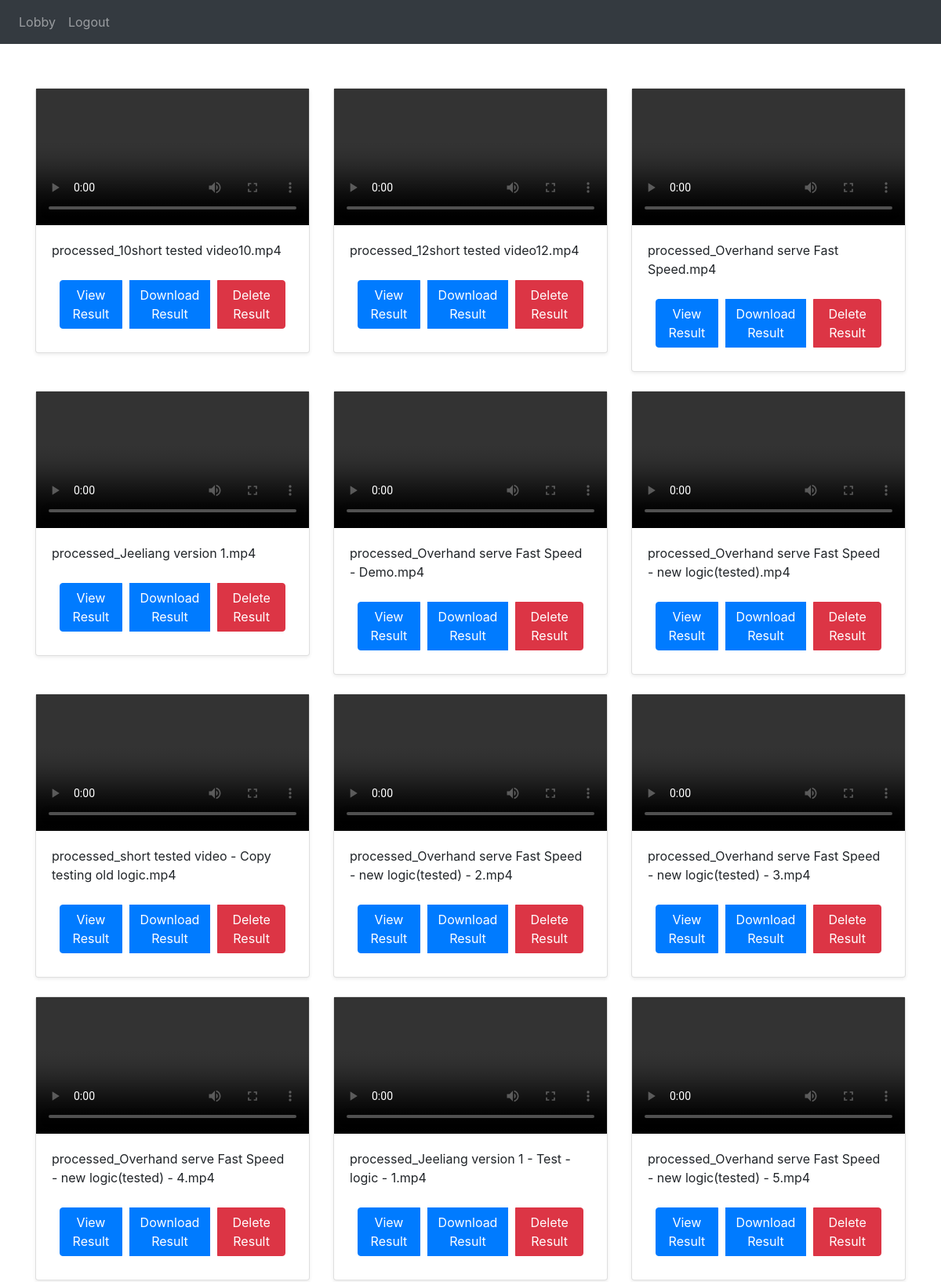
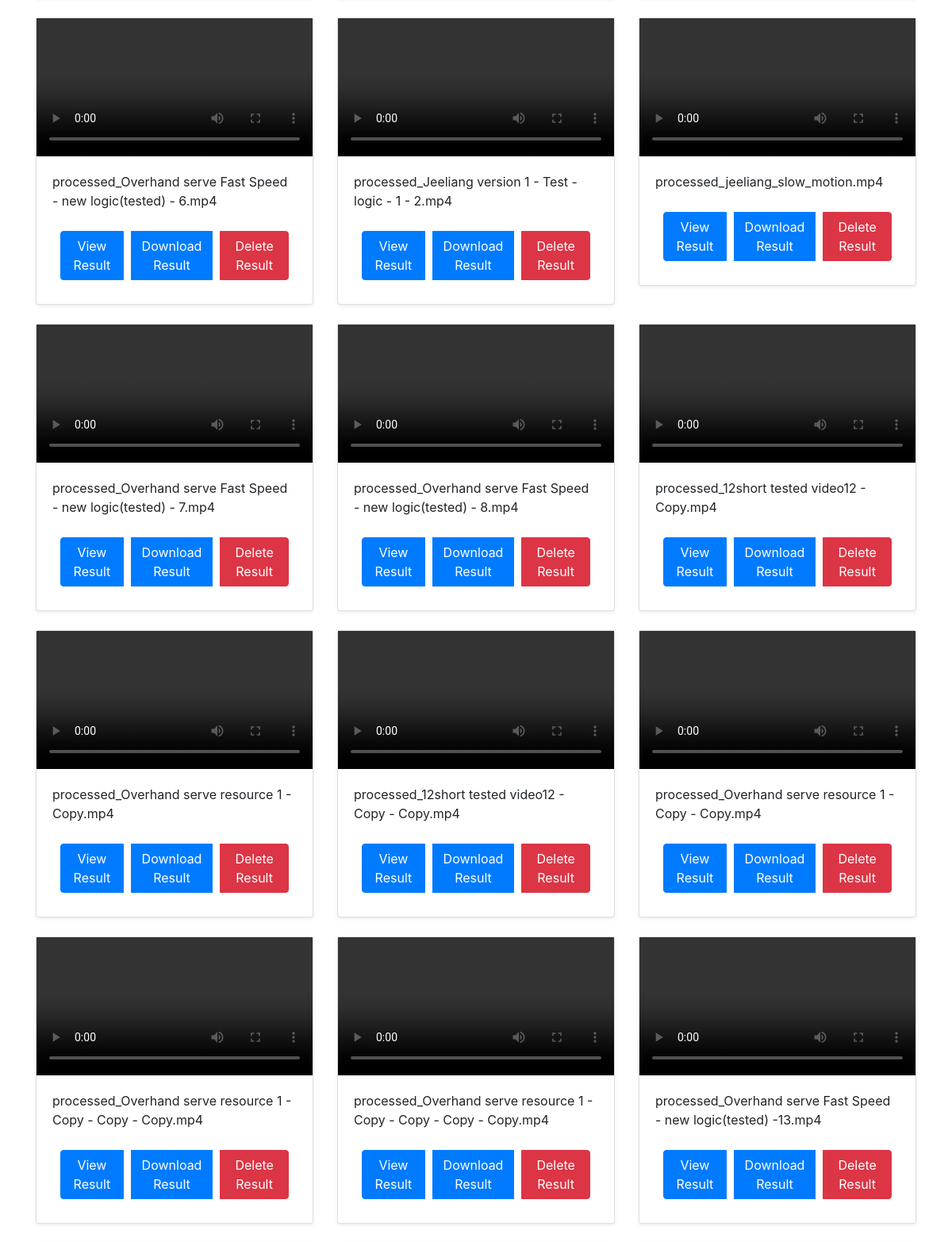
/analyzed-results (signed in, upper part), run on the app's committed database (2 pictures, top to bottom).
### website/models.py (models this page shows)
class ProcessedVideo(db.Model):
    id = db.Column(db.Integer, primary_key=True)
    filename = db.Column(db.String(150), unique=True)
    filepath = db.Column(db.String(255))
    date_processed = db.Column(db.DateTime(timezone=True), default=func.now())
    original_video_id = db.Column(db.Integer, db.ForeignKey('video.id'))

### website/views.py (the view)
@views.route('/analyzed-results')
@login_required
def analyzed_results():
    processed_videos = ProcessedVideo.query.join(Video, ProcessedVideo.original_video_id == Video.id)\
                                           .filter(Video.user_id == current_user.id).all()
    return render_template('analyzed_result.html', processed_videos=processed_videos)

### website/__init__.py (called while the page is built)
def create_app():
    app = Flask(__name__)
    app.config['SECRET_KEY'] = 'hjshjhdjah kjshkjdhjs'
    app.config['SQLALCHEMY_DATABASE_URI'] = f'sqlite:///{DB_NAME}'
    db.init_app(app)
    migrate.init_app(app, db)
    from .views import views
    from .auth import auth
    app.register_blueprint(views, url_prefix='/')
    app.register_blueprint(auth, url_prefix='/')
    from .models import User, Video
    with app.app_context():
        db.create_all()
    login_manager = LoginManager()
    login_manager.login_view = 'auth.login'
    login_manager.init_app(app)
    @login_manager.user_loader
    def load_user(id):
        return User.query.get(int(id))
    return app

### website/views.py (called while the page is built)
@views.context_processor
def inject_user():
    return dict(user=current_user)

@views.before_app_request
def before_request():
    global UPLOAD_FOLDER, DETECTED_FOLDER
    UPLOAD_FOLDER = os.path.join(current_app.root_path, 'static', 'uploads')
    DETECTED_FOLDER = os.path.join(current_app.root_path, 'static', 'results')

### website/templates/analyzed_result.html (shortened to what this page needs)
{% extends "base.html" %}
{% block content %}
<h1 align="center" style="color: white;">Analyzed Results</h1>
<div class="row">
  {% for video in processed_videos %}
  <div class="col-md-4">
    <div class="card mb-4 shadow-sm">
      <video width="100%" controls>
        <source src="{{ url_for('views.download_file', filename=video.filename) }}" type="video/mp4">
      </video>
      <div class="card-body">
        <p class="card-text">{{ video.filename }}</p>
        <div class="btn-group">
          <a href="{{ url_for('views.result', filename=video.filename) }}" class="btn btn-primary">View Result</a>
          <a href="{{ url_for('views.download_result', filename=video.filename) }}" class="btn btn-primary">Download Result</a>
          <button onclick="deleteResult('{{ video.filename }}')" class="btn btn-danger">Delete Result</button>
        </div>
      </div>
    </div>
  </div>
  {% endfor %}
</div>
{% endblock %}

### website/templates/style.css (style rules this page uses)
body { background-color: #f0f0f0; background-image: url('/static/images/background_all.png'); background-size: cover; background-repeat: no-repeat; background-attachment: fixed; color: white; }
.btn { display: inline-block; padding: 10px 20px; font-size: 16px; color: white; background-color: #007bff; border: none; border-radius: 5px; text-decoration: none; margin: 10px; cursor: pointer; }

### data on the page
ProcessedVideo: filename "processed_10short tested video10.mp4"
ProcessedVideo: filename "processed_12short tested video12.mp4"
ProcessedVideo: filename "processed_Overhand serve Fast Speed.mp4"
ProcessedVideo: filename "processed_Jeeliang version 1.mp4"
ProcessedVideo: filename "processed_Overhand serve Fast Speed - Demo.mp4"
ProcessedVideo: filename "processed_Overhand serve Fast Speed - new logic(tested).mp4"
ProcessedVideo: filename "processed_short tested video - Copy testing old logic.mp4"
ProcessedVideo: filename "processed_Overhand serve Fast Speed - new logic(tested) - 2.mp4"
ProcessedVideo: filename "processed_Overhand serve Fast Speed - new logic(tested) - 3.mp4"
ProcessedVideo: filename "processed_Overhand serve Fast Speed - new logic(tested) - 4.mp4"
ProcessedVideo: filename "processed_Jeeliang version 1 - Test - logic - 1.mp4"
ProcessedVideo: filename "processed_Overhand serve Fast Speed - new logic(tested) - 5.mp4"
ProcessedVideo: filename "processed_Overhand serve Fast Speed - new logic(tested) - 6.mp4"
ProcessedVideo: filename "processed_Jeeliang version 1 - Test - logic - 1 - 2.mp4"
ProcessedVideo: filename "processed_jeeliang_slow_motion.mp4"
ProcessedVideo: filename "processed_Overhand serve Fast Speed - new logic(tested) - 7.mp4"
ProcessedVideo: filename "processed_Overhand serve Fast Speed - new logic(tested) - 8.mp4"
ProcessedVideo: filename "processed_12short tested video12 - Copy.mp4"
ProcessedVideo: filename "processed_Overhand serve resource 1 - Copy.mp4"
ProcessedVideo: filename "processed_12short tested video12 - Copy - Copy.mp4"
ProcessedVideo: filename "processed_Overhand serve resource 1 - Copy - Copy.mp4"
ProcessedVideo: filename "processed_Overhand serve resource 1 - Copy - Copy - Copy.mp4"
ProcessedVideo: filename "processed_Overhand serve resource 1 - Copy - Copy - Copy - Copy.mp4"
ProcessedVideo: filename "processed_Overhand serve Fast Speed - new logic(tested) -13.mp4"
